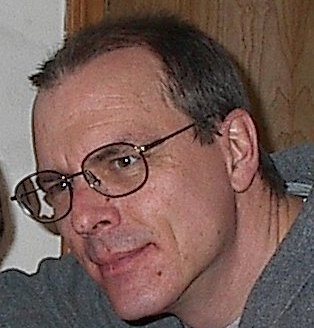
#> input picture fisher.jpeg, 314 x 328 px
$ python filters.py
#> lines starting #> are read from the running program, lines starting #| are printed output that depends on the picture
#> further down, img is the input picture: PIL image 314x328 RGB; mean R, G, B 118.6, 92.6, 86.2
from PIL import Image


class ClubFilter:

    # Class' attributes
    filter_name = "club_filter"
    filter_preview_url = ""

    # Filter method
    def filter(img):
        # Retrieve the width and height of the image
        width, height = img.size
#> width = 314; height = 328

        # Create a copy of the original image
        img_copy = img.copy()

        # Two for loops in order to change each pixel
        for x in range(width):
            for y in range(height):
                # Take the pixel at (x, y)
                r, g, b = img.getpixel((x,y))
                # Remove the Green values from that pixel and apply the change to the image
                img_copy.putpixel((x,y), (r, 0, b))
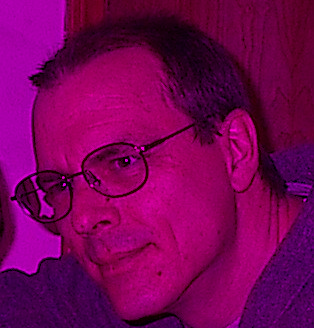
#> img_copy: PIL image 314x328 RGB; mean R, G, B 118.6, 0, 86.2

        return img_copy


class Grayscale:

    # Class attributes
    filter_name = "grayscale"
    filter_preview_url = ""

    # Filter method
    def filter(img):
        # Retrieve the width and height of the image
        width, height = img.size
#> width = 314; height = 328

        # Create a copy of the original image
        img_copy = img.copy()

        # Two for loops in order to change each pixel
        for x in range(width):
            for y in range(height):
                # Take the pixel at (x, y)
                r, g, b = img.getpixel((x, y))
                average = round(((r + b + g)/3))
                # Change the RGB values to make the photo gray
                img_copy.putpixel((x, y), (average, average, average))
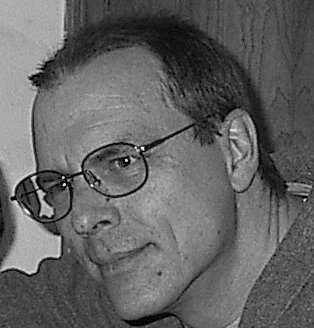
#> img_copy: PIL image 314x328 RGB; min 0, max 250, mean 99.1

        return img_copy


class Negative:

    # Class' attributes
    filter_name = "negative"
    filter_preview_url = ""

    # Filter method
    def filter(img):
        # Retrieve the width and height of the image
        width, height = img.size
#> width = 314; height = 328

        # Create a copy of the original image
        img_copy = img.copy()

        # Two for loops in order to change each pixel
        for x in range(width):
            for y in range(height):
                # Take the pixel at (x, y)
                r, g, b = img.getpixel((x,y))
                # Subtract the r g b values from 255 in order to get the inverted values
                img_copy.putpixel((x,y), (255-r, 255-g, 255-b))
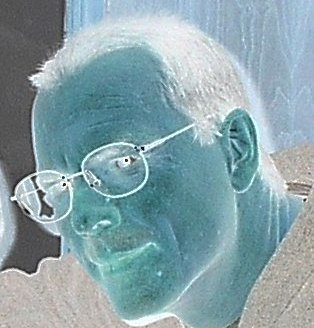
#> img_copy: PIL image 314x328 RGB; mean R, G, B 136.4, 162.4, 168.8

        return img_copy

class Sepia:

    # Class' attributes
    filter_name = "sepia"
    filter_preview_url = ""

    # Filter method
    def filter(img):
        # Retrieve the width and height of the image
        width, height = img.size
#> width = 314; height = 328

        # Create a copy of the original image
        img_copy = img.copy()

        # Two for loops in order to change each pixel
        for x in range(width):
            for y in range(height):
                # Take the pixel at (x, y)
                r, g, b = img.getpixel((x,y))
                # Subtract the r g b values from 255 in order to get the inverted values
                sepiaR = (r * 0.393 + g * 0.769 + b * 0.189)
                sepiaG = (r * 0.349 + g * 0.686 + b * 0.168)
                sepiaB = (r * 0.272 + g * 0.534 + b * 0.131)
                if sepiaR > 255:
                    sepiaR = 255
                if sepiaG > 255:
                    sepiaG = 255
                if sepiaB > 255:
                    sepiaB = 255
                img_copy.putpixel((x,y), (int(sepiaR), int(sepiaG), int(sepiaB)))
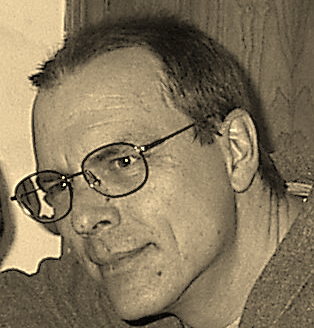
#> img_copy: PIL image 314x328 RGB; mean R, G, B 133.5, 118.9, 92.5

        return img_copy

class Flip:

    # Class' attributes
    filter_name = "flip"
    filter_preview_url = ""

    # Filter method
    def filter(img):
        # Retrieve the width and height of the image
        width, height = img.size

        # Create a copy of the original image
        img_copy = img.copy()

        # Two for loops in order to change each pixel
        for x in range(width):
            for y in range(height):
                # Take the pixel at (x, y)
                r, g, b = img.getpixel((width-x-1, y))
                # Subtract the r g b values from 255 in order to get the inverted values
                img_copy.putpixel((x, y), (r, g, b))

        return img_copy

class Mirror:

    # Class' attributes
    filter_name = "mirror"
    filter_preview_url = ""

    # Filter method
    def filter(img):
        # Retrieve the width and height of the image
        width, height = img.size
#> width = 314; height = 328

        # Create a copy of the original image
        img_copy = img.copy()

        # Two for loops in order to change each pixel
        for x in range(width//2):
            for y in range(height):
                # Take the pixel at (x, y)
                r, g, b = img.getpixel((width-x-1, y))
                # Subtract the r g b values from 255 in order to get the inverted values
                img_copy.putpixel((x, y), (r, g, b))
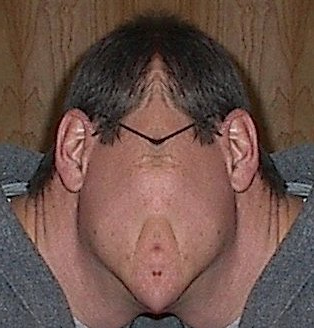
#> img_copy: PIL image 314x328 RGB; mean R, G, B 109.2, 82.8, 74.6

        return img_copy

if __name__ == '__main__':
    # Open the image file and read in its data so that we can access it
    img = Image.open('../fisher.jpeg')

    new_img_one = ClubFilter.filter(img)
    new_img_two = Grayscale.filter(img)
    new_img_three = Negative.filter(img)
    new_img_four = Sepia.filter(img)
    new_img_five = Mirror.filter(img)
    new_img_six = Flip.filter(img)
#> after the loop in filter, `for x in range(width):`:
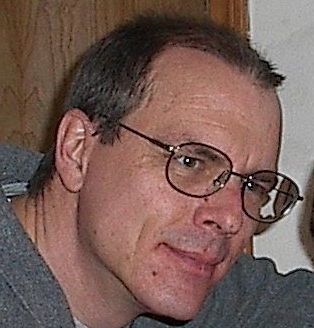
#> img_copy: PIL image 314x328 RGB; mean R, G, B 118.6, 92.6, 86.2

    new_img_one.save('club_filter.jpg')
    new_img_two.save('grayscale.jpg')
    new_img_three.save('negative.jpg')
    new_img_four.save('sepia.jpg')
    new_img_five.save('mirror.jpg')
    new_img_six.save('flip.jpg')
